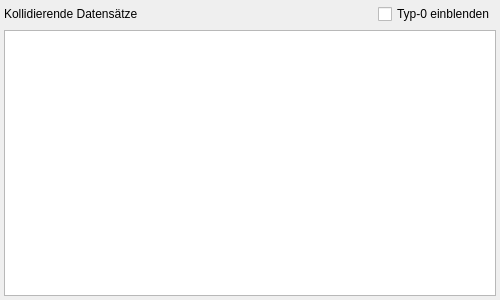
<?xml version="1.0" encoding="UTF-8"?>
<ui version="4.0">
 <class>Section_Mod_Statistics_Conflicts</class>
 <widget class="QWidget" name="Section_Mod_Statistics_Conflicts">
  <property name="geometry">
   <rect>
    <x>0</x>
    <y>0</y>
    <width>500</width>
    <height>300</height>
   </rect>
  </property>
  <layout class="QVBoxLayout" name="main_layout">
   <property name="spacing">
    <number>6</number>
   </property>
   <property name="leftMargin">
    <number>4</number>
   </property>
   <property name="topMargin">
    <number>4</number>
   </property>
   <property name="rightMargin">
    <number>4</number>
   </property>
   <property name="bottomMargin">
    <number>4</number>
   </property>
   <item>
    <layout class="QHBoxLayout" name="summary_layout">
     <property name="spacing">
      <number>10</number>
     </property>
     <item>
      <widget class="QLabel" name="lbl_stats">
       <property name="sizePolicy">
        <sizepolicy hsizetype="Expanding" vsizetype="Preferred">
         <horstretch>1</horstretch>
         <verstretch>0</verstretch>
        </sizepolicy>
       </property>
       <property name="text">
        <string>Kollidierende Datensätze</string>
       </property>
      </widget>
     </item>
     <item>
      <widget class="QCheckBox" name="chk_show_type_0">
       <property name="sizePolicy">
        <sizepolicy hsizetype="Minimum" vsizetype="Fixed">
         <horstretch>0</horstretch>
         <verstretch>0</verstretch>
        </sizepolicy>
       </property>
       <property name="text">
        <string>Typ-0 einblenden</string>
       </property>
      </widget>
     </item>
    </layout>
   </item>
   <item>
    <widget class="QTableView" name="table_conflicts">
     <property name="minimumSize">
      <size>
       <width>0</width>
       <height>260</height>
      </size>
     </property>
     <property name="editTriggers">
      <set>QAbstractItemView::EditTrigger::NoEditTriggers</set>
     </property>
     <property name="alternatingRowColors">
      <bool>true</bool>
     </property>
     <property name="selectionMode">
      <enum>QAbstractItemView::SelectionMode::SingleSelection</enum>
     </property>
     <property name="selectionBehavior">
      <enum>QAbstractItemView::SelectionBehavior::SelectRows</enum>
     </property>
     <property name="sortingEnabled">
      <bool>true</bool>
     </property>
    </widget>
   </item>
  </layout>
 </widget>
 <resources/>
 <connections/>
</ui>
